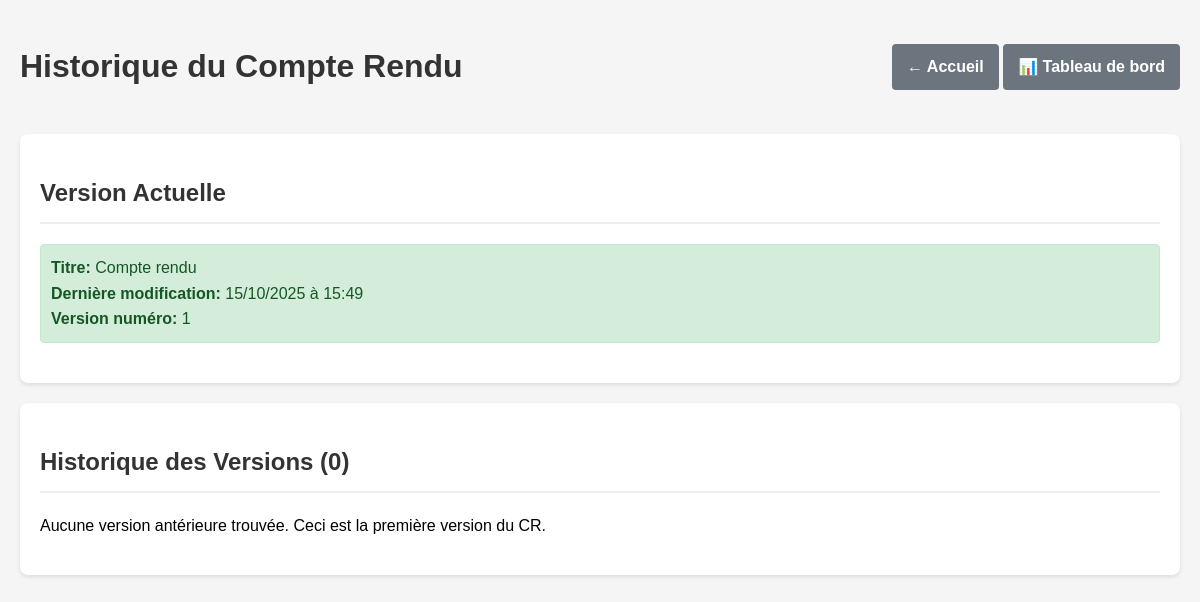
/historique_cr.php?id=4 (signed in), run on the app's committed database.
### tables this page shows
CREATE TABLE IF NOT EXISTS `cr` (
  `num` bigint NOT NULL AUTO_INCREMENT,
  `date` date DEFAULT NULL,
  `description` text,
  `titre` varchar(255) DEFAULT NULL,
  `contenu_html` LONGTEXT,
  `vu` tinyint(1) DEFAULT '0',
  `archivé` tinyint(1) DEFAULT '0',
  `datetime` datetime DEFAULT NULL,
  `num_version` int DEFAULT 1,
  `num_utilisateur` int DEFAULT NULL,
  `groupe_id` int DEFAULT NULL,
  PRIMARY KEY (`num`),
  KEY `num_utilisateur` (`num_utilisateur`),
  KEY `groupe_id` (`groupe_id`)
);

### fonctions.php (called while the page is built, shortened)
<?php
function getVersionsCR($cr_id) {
    global $bdd;
    $cr_id = intval($cr_id);
    $query = "SELECT v.*, u.nom, u.prenom FROM versions_cr v
              JOIN utilisateur u ON v.utilisateur_id = u.num
              WHERE v.cr_id = $cr_id
              ORDER BY v.numero_version DESC";
    $result = mysqli_query($bdd, $query);
    $versions = [];
    return $versions;
}
?>

### historique_cr.php (the view, shortened to what this page needs)
<?php
include '_conf.php';
include 'fonctions.php';
$bdd = mysqli_connect($serveurBDD, $userBDD, $mdpBDD, $nomBDD);
$cr_id = intval($_GET['id'] ?? 0);
$query_cr = "SELECT * FROM cr WHERE num = $cr_id";
$result_cr = mysqli_query($bdd, $query_cr);
$cr = mysqli_fetch_assoc($result_cr);
$versions = getVersionsCR($cr_id);
?>
<!DOCTYPE html>
<html lang="fr">
<head>
</head>
<body>
    <div class="container">
        <div class="header">
            <h1>Historique du Compte Rendu</h1>
            <div>
                <a href="accueil.php" class="btn btn-secondary">← Accueil</a>
                <a href="<?php echo $_SESSION['Stype'] == 0 ? 'tableau_bord_eleve.php' : 'tableau_bord_prof.php'; ?>" class="btn btn-secondary">📊 Tableau de bord</a>
            </div>
        </div>
        <div class="card">
            <h2>Version Actuelle</h2>
            <div class="current-info">
                <strong>Titre:</strong> <?php echo htmlspecialchars($cr['titre'] ?? 'Compte rendu'); ?><br>
                <strong>Dernière modification:</strong> <?php echo date('d/m/Y à H:i', strtotime($cr['datetime'])); ?><br>
                <strong>Version numéro:</strong> <?php echo $cr['num_version']; ?>
            </div>
        </div>
        <div class="card">
            <h2>Historique des Versions (<?php echo count($versions); ?>)</h2>
            <?php if (count($versions) > 0): ?>
                <?php foreach ($versions as $version): ?>
                    <div class="version-item <?php echo $version['numero_version'] == $cr['num_version'] ? 'current' : ''; ?>">
                        <div class="version-header">
                            <div>
                                <div class="version-title">Version <?php echo $version['numero_version']; ?></div>
                                <div class="version-meta">
                                    par <strong><?php echo htmlspecialchars($version['prenom'] . ' ' . $version['nom']); ?></strong>
                                    le <?php echo date('d/m/Y à H:i', strtotime($version['date_creation'])); ?>
                                </div>
                            </div>
                            <span class="version-badge <?php echo $version['numero_version'] == $cr['num_version'] ? 'current' : ''; ?>">
                                <?php echo $version['numero_version'] == $cr['num_version'] ? 'Actuelle' : 'Ancienne'; ?>
                            </span>
                        </div>
                        <?php if (!empty($version['note_version'])): ?>
                            <div class="version-note">
                                <strong>Note de version:</strong> <?php echo htmlspecialchars($version['note_version']); ?>
                            </div>
                        <?php endif; ?>
                        <div class="version-meta">
                            <strong>Titre:</strong> <?php echo htmlspecialchars($version['titre'] ?? 'N/A'); ?><br>
                            <strong>Description:</strong> <?php echo htmlspecialchars(substr($version['description'], 0, 100)); ?>...
                        </div>
                        <div class="version-actions">
                            <?php if ($_SESSION['Stype'] == 0 && $cr['num_utilisateur'] == $_SESSION['Sid']): ?>
                                <a href="historique_cr.php?id=<?php echo $cr_id; ?>&restore=<?php echo $version['id']; ?>"
                                   class="btn btn-info"
                                   onclick="return confirm('Êtes-vous sûr de vouloir restaurer cette version ?');">
                                    Restaurer cette version
                                </a>
                            <?php endif; ?>
                            <a href="?id=<?php echo $cr_id; ?>&view=<?php echo $version['id']; ?>" class="btn">Consulter</a>
                        </div>
                    </div>
                <?php endforeach; ?>
            <?php else: ?>
                <p>Aucune version antérieure trouvée. Ceci est la première version du CR.</p>
            <?php endif; ?>
        </div>
    </div>
</body>
</html>

### historique_cr.php (style rules this page uses)
body { font-family: Arial, sans-serif; line-height: 1.6; margin: 0; padding: 20px; background-color: #f5f5f5; }
.container { max-width: 1200px; margin: 0 auto; }
.header { display: flex; justify-content: space-between; align-items: center; margin-bottom: 20px; }
.card { background: white; border-radius: 8px; box-shadow: 0 2px 4px rgba(0,0,0,0.1); padding: 20px; margin-bottom: 20px; }
.btn { display: inline-block; background: #007bff; color: white; padding: 10px 15px; text-decoration: none; border-radius: 4px; font-weight: bold; border: none; cursor: pointer; }
.btn-secondary { background: #6c757d; }
h1 { color: #333; }
h2 { color: #333; border-bottom: 2px solid #eee; padding-bottom: 10px; }
.current-info { background: #d4edda; padding: 10px; border-radius: 4px; margin-bottom: 20px; color: #155724; border: 1px solid #c3e6cb; }

### data on the page
cr: titre "Compte rendu", datetime "15/10/2025 à 15:49", num_version "1"

### other printed values
count($versions) "0"
